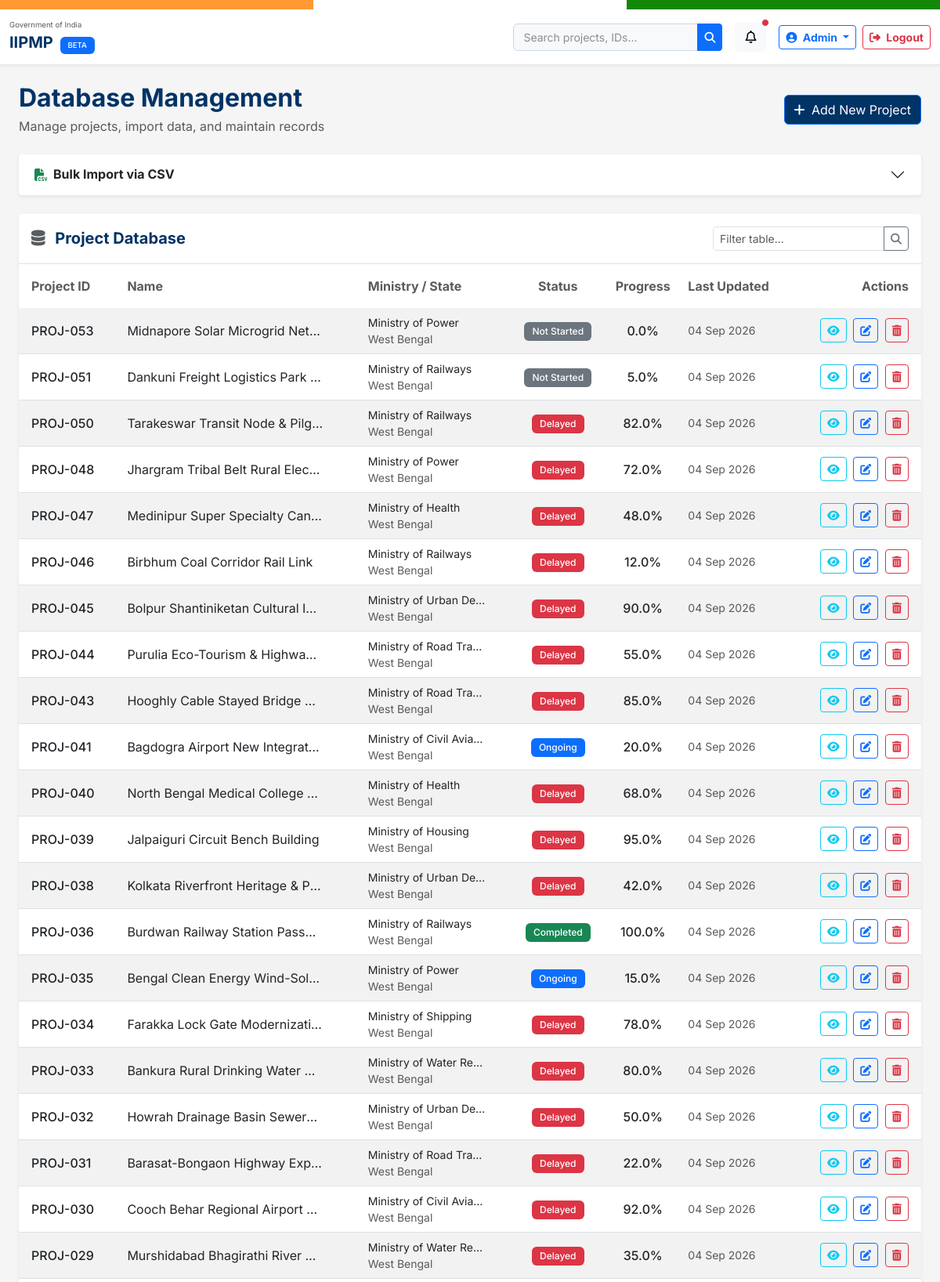
/database/ (signed in, upper part), run on the app's committed database.
### monitoring/models.py (models this page shows, shortened)
class Project(models.Model):
    project_id = models.CharField(max_length=20, unique=True)
    name = models.CharField(max_length=300)
    ministry = models.CharField(max_length=200)
    department = models.CharField(max_length=200, blank=True, default='')
    state = models.CharField(max_length=100)
    district = models.CharField(max_length=100, blank=True, default='')
    implementing_agency = models.CharField(max_length=300)
    approved_cost = models.DecimalField(max_digits=12, decimal_places=2)
    revised_cost = models.DecimalField(max_digits=12, decimal_places=2, null=True, blank=True)
    expenditure = models.DecimalField(max_digits=12, decimal_places=2, default=0)
    start_date = models.DateField()
    expected_completion = models.DateField()
    physical_progress = models.DecimalField(max_digits=5, decimal_places=2, default=0)
    financial_progress = models.DecimalField(max_digits=5, decimal_places=2, default=0)
    status = models.CharField(max_length=20, choices=STATUS_CHOICES, default='not_started')
    risk_level = models.CharField(max_length=10, choices=RISK_CHOICES, default='low')
    description = models.TextField(blank=True, default='')
    created_at = models.DateTimeField(auto_now_add=True)
    updated_at = models.DateTimeField(auto_now=True)
    class Meta:
        ordering = ['-updated_at']

### monitoring/views.py (the view)
# urls.py: path('database/', views.database_manage, name='database_manage'),
@login_required
def database_manage(request):
    projects = Project.objects.all()
    csv_form = CSVImportForm()
    context = {
        'projects': projects,
        'csv_form': csv_form
    }
    return render(request, 'database.html', context)

### monitoring/forms.py (shortened to what this page needs)
class CSVImportForm(forms.Form):
    csv_file = forms.FileField(label='Select CSV File')

### templates/database.html (shortened to what this page needs)
{% extends 'base.html' %}
{% load static %}
{% block content %}
{% if user.is_authenticated %}
<div class="container-fluid py-4 px-4">
    <div class="d-flex justify-content-between align-items-center mb-4">
        <div>
            <h2 class="mb-1" style="color: #003366; font-weight: 700;">Database Management</h2>
            <p class="text-muted mb-0">Manage projects, import data, and maintain records</p>
        </div>
        <div>
            <a href="{% url 'project_create' %}" class="btn btn-primary" style="background-color: #003366;"><i class="fa-solid fa-plus me-1"></i> Add New Project</a>
        </div>
    </div>
    <div class="accordion mb-4 shadow-sm" id="importAccordion">
        <div class="accordion-item border-0">
            <h2 class="accordion-header" id="headingOne">
                <button class="accordion-button collapsed bg-white fw-bold" type="button" data-bs-toggle="collapse" data-bs-target="#collapseOne" aria-expanded="false" aria-controls="collapseOne">
                    <i class="fa-solid fa-file-csv me-2 text-success"></i> Bulk Import via CSV
                </button>
            </h2>
        </div>
    </div>
    <div class="card shadow-sm border-0">
        <div class="card-header bg-white py-3 d-flex justify-content-between align-items-center border-bottom">
            <h5 class="mb-0 fw-bold text-navy"><i class="fa-solid fa-database me-2 text-muted"></i> Project Database</h5>
            <div class="input-group" style="width: 250px;">
                <input type="text" class="form-control form-control-sm" placeholder="Filter table...">
                <button class="btn btn-outline-secondary btn-sm"><i class="fa-solid fa-search"></i></button>
            </div>
        </div>
        <div class="table-responsive">
            <table class="table table-hover table-striped align-middle mb-0">
                <thead style="background-color: #f8f9fa;">
                    <tr>
                        <th scope="col" class="py-3 px-3 border-0 text-muted">Project ID</th>
                        <th scope="col" class="py-3 border-0 text-muted">Name</th>
                        <th scope="col" class="py-3 border-0 text-muted">Ministry / State</th>
                        <th scope="col" class="py-3 border-0 text-muted text-center">Status</th>
                        <th scope="col" class="py-3 border-0 text-muted text-center">Progress</th>
                        <th scope="col" class="py-3 border-0 text-muted">Last Updated</th>
                        <th scope="col" class="py-3 px-3 border-0 text-end text-muted">Actions</th>
                    </tr>
                </thead>
                <tbody>
                    {% for project in projects %}
                    <tr>
                        <td class="px-3 fw-medium text-nowrap">{{ project.project_id }}</td>
                        <td>
                            <div class="text-truncate" style="max-width: 250px;" title="{{ project.name }}">{{ project.name }}</div>
                        </td>
                        <td>
                            <div class="small text-truncate" style="max-width: 150px;">{{ project.ministry }}</div>
                            <div class="small text-muted">{{ project.state }}</div>
                        </td>
                        <td class="text-center">
                            {% if project.status == 'completed' %}
                            <span class="badge bg-success">Completed</span>
                            {% elif project.status == 'ongoing' %}
                            <span class="badge bg-primary">Ongoing</span>
                            {% elif project.status == 'delayed' %}
                            <span class="badge bg-danger">Delayed</span>
                            {% else %}
                            <span class="badge bg-secondary">Not Started</span>
                            {% endif %}
                        </td>
                        <td class="text-center">
                            <span class="fw-medium">{{ project.physical_progress|default:0|floatformat:1 }}%</span>
                        </td>
                        <td class="small text-muted text-nowrap">
                            {{ project.updated_at|date:"d M Y"|default:"Recently" }}
                        </td>
                        <td class="px-3 text-end text-nowrap">
                            <a href="{% url 'project_detail' project.project_id|default:project.id %}" class="btn btn-sm btn-outline-info" title="View"><i class="fa-solid fa-eye"></i></a>
                            <a href="{% url 'project_edit' project.project_id|default:project.id %}" class="btn btn-sm btn-outline-primary mx-1" title="Edit"><i class="fa-solid fa-edit"></i></a>
                            <form action="{% url 'project_delete' project.project_id|default:project.id %}" method="POST" class="d-inline" onsubmit="return confirm('Are you sure you want to delete this project? This action cannot be undone.');">
                                <button type="submit" class="btn btn-sm btn-outline-danger" title="Delete"><i class="fa-solid fa-trash-alt"></i></button>
                            </form>
                        </td>
                    </tr>
                    {% empty %}
                    <tr>
                        <td colspan="7" class="text-center py-4">No projects available in the database.</td>
                    </tr>
                    {% endfor %}
                </tbody>
            </table>
        </div>
    </div>
</div>
{% endif %}
{% endblock %}

### static/css/style.css (style rules this page uses)
:root { --primary: #003366; --primary-light: #004488; --primary-dark: #002244; --secondary: #FF9933; --secondary-light: #FFB366; --accent: #138808; --accent-light: #1AA00A; --bg-white: #FFFFFF; --bg-light: #F5F5F5; --bg-surface: #F8F9FA; --text-primary: #1A1A2E; --text-secondary: #6C757D; --danger: #DC3545; --warning: #FFC107; --success: #28A745; --info: #17A2B8; }
body { font-family: 'Inter', sans-serif; background-color: var(--bg-light); color: var(--text-primary); scroll-behavior: smooth; }
.badge { padding: 6px 10px; border-radius: 6px; font-weight: 500; font-size: 0.75rem; }
.text-navy { color: var(--primary) !important; }

### templates/base.html (style rules this page uses)
body { font-family: 'Inter', sans-serif; background-color: #F5F5F5; color: #1A1A2E; }

### data on the page
Project: project_id "PROJ-053", name "Midnapore Solar Microgrid Net…", ministry "Ministry of Power", state "West Bengal", status "Not Started", physical_progress "0.0", updated_at "04 Sep 2026"
Project: project_id "PROJ-051", name "Dankuni Freight Logistics Park…", ministry "Ministry of Railways", state "West Bengal", status "Not Started", physical_progress "5.0", updated_at "04 Sep 2026"
Project: project_id "PROJ-050", name "Tarakeswar Transit Node & Pilg…", ministry "Ministry of Railways", state "West Bengal", status "Delayed", physical_progress "82.0", updated_at "04 Sep 2026"
Project: project_id "PROJ-048", name "Jhargram Tribal Belt Rural Elec…", ministry "Ministry of Power", state "West Bengal", status "Delayed", physical_progress "72.0", updated_at "04 Sep 2026"
Project: project_id "PROJ-047", name "Medinipur Super Specialty Can…", ministry "Ministry of Health", state "West Bengal", status "Delayed", physical_progress "48.0", updated_at "04 Sep 2026"
Project: project_id "PROJ-046", name "Birbhum Coal Corridor Rail Link", ministry "Ministry of Railways", state "West Bengal", status "Delayed", physical_progress "12.0", updated_at "04 Sep 2026"
Project: project_id "PROJ-045", name "Bolpur Shantiniketan Cultural I…", ministry "Ministry of Urban De…", state "West Bengal", status "Delayed", physical_progress "90.0", updated_at "04 Sep 2026"
Project: project_id "PROJ-044", name "Purulia Eco-Tourism & Highwa…", ministry "Ministry of Road Tra…", state "West Bengal", status "Delayed", physical_progress "55.0", updated_at "04 Sep 2026"
Project: project_id "PROJ-043", name "Hooghly Cable Stayed Bridge…", ministry "Ministry of Road Tra…", state "West Bengal", status "Delayed", physical_progress "85.0", updated_at "04 Sep 2026"
Project: project_id "PROJ-041", name "Bagdogra Airport New Integrat…", ministry "Ministry of Civil Avia…", state "West Bengal", status "Ongoing", physical_progress "20.0", updated_at "04 Sep 2026"
Project: project_id "PROJ-040", name "North Bengal Medical College…", ministry "Ministry of Health", state "West Bengal", status "Delayed", physical_progress "68.0", updated_at "04 Sep 2026"
Project: project_id "PROJ-039", name "Jalpaiguri Circuit Bench Building", ministry "Ministry of Housing", state "West Bengal", status "Delayed", physical_progress "95.0", updated_at "04 Sep 2026"
Project: project_id "PROJ-038", name "Kolkata Riverfront Heritage & P…", ministry "Ministry of Urban De…", state "West Bengal", status "Delayed", physical_progress "42.0", updated_at "04 Sep 2026"
Project: project_id "PROJ-036", name "Burdwan Railway Station Pass…", ministry "Ministry of Railways", state "West Bengal", status "Completed", physical_progress "100.0", updated_at "04 Sep 2026"
Project: project_id "PROJ-035", name "Bengal Clean Energy Wind-Sol…", ministry "Ministry of Power", state "West Bengal", status "Ongoing", physical_progress "15.0", updated_at "04 Sep 2026"
Project: project_id "PROJ-034", name "Farakka Lock Gate Modernizati…", ministry "Ministry of Shipping", state "West Bengal", status "Delayed", physical_progress "78.0", updated_at "04 Sep 2026"
Project: project_id "PROJ-033", name "Bankura Rural Drinking Water…", ministry "Ministry of Water Re…", state "West Bengal", status "Delayed", physical_progress "80.0", updated_at "04 Sep 2026"
Project: project_id "PROJ-032", name "Howrah Drainage Basin Sewer…", ministry "Ministry of Urban De…", state "West Bengal", status "Delayed", physical_progress "50.0", updated_at "04 Sep 2026"
Project: project_id "PROJ-031", name "Barasat-Bongaon Highway Exp…", ministry "Ministry of Road Tra…", state "West Bengal", status "Delayed", physical_progress "22.0", updated_at "04 Sep 2026"
Project: project_id "PROJ-030", name "Cooch Behar Regional Airport…", ministry "Ministry of Civil Avia…", state "West Bengal", status "Delayed", physical_progress "92.0", updated_at "04 Sep 2026"
Project: project_id "PROJ-029", name "Murshidabad Bhagirathi River…", ministry "Ministry of Water Re…", state "West Bengal", status "Delayed", physical_progress "35.0", updated_at "04 Sep 2026"
